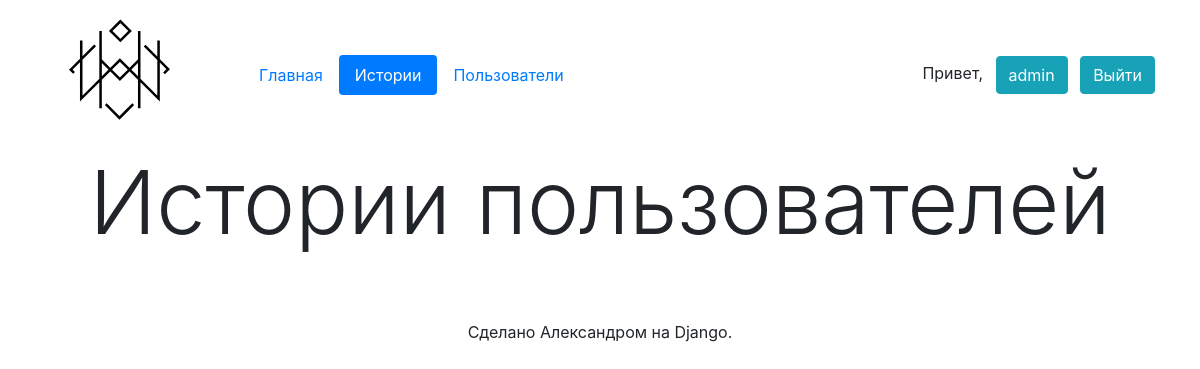
The page /stories/ (signed in) on the database as committed earlier.
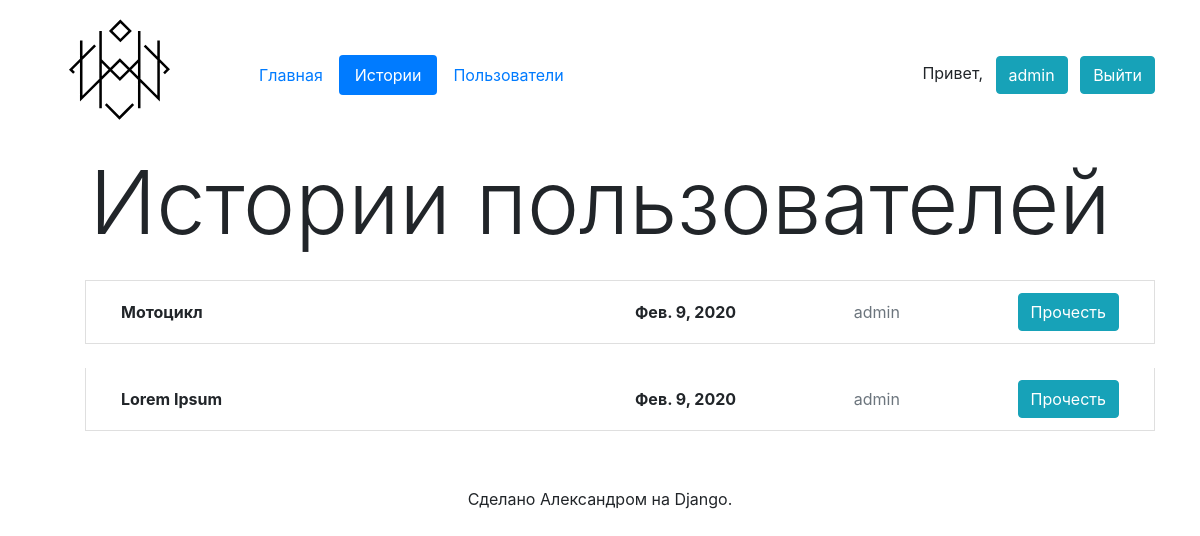
The same page on the database as committed later.
### app/models.py (models this page shows, shortened)
class Story(models.Model):
    author = models.ForeignKey(User, verbose_name='Автор', on_delete=models.CASCADE)
    title = models.CharField('Заголовок', max_length=100)
    text = models.TextField('Текст')
    creation_date = models.DateTimeField('Дата создания', auto_now_add=True)
    edit_date = models.DateTimeField('Дата редактирования', auto_now=True)
    publication_date = models.DateTimeField('Дата публикации', default=timezone.now())
    published = models.BooleanField('Опубликована', default=True)
    url = models.SlugField('URL', default='', editable=False)
    class Meta:
        verbose_name = 'История'
        verbose_name_plural = 'Истории'

### app/views.py (the view)
# urls.py: path('stories/', StoriesListView.as_view(), name='stories'),
class StoriesListView(LoginRequiredMixin, ListView):
    login_url = 'sign_in'
    model = Story
    template_name = 'stories.html'
    context_object_name = 'stories_list'

### app/templatetags/app_tags.py (called while the page is built)
@register.inclusion_tag('layout/base_tag.html', takes_context=True)
def nav(context, template='nav.html', page='index'):
    return {'context': context, 'template': template, 'page': page}

### templates/stories.html (shortened to what this page needs)
{% extends 'layout/base.html' %}
{% load app_tags %}
{% block nav %}
    {% nav page='stories' %}
{% endblock %}
{% block h1 %}
    Истории пользователей
{% endblock %}
{% block content %}
    <ul>
        {% for story in stories_list %}
            <li class="list-group-item mt-4">
                <div class="d-flex align-items-center">
                    <b class="col-6">{{ story.title }}</b>
                    <div class="col-6 row no-gutters justify-content-between align-items-center">
                        <b>{{ story.creation_date.date }}</b>
                        <span class="text-muted">{{ story.author }}</span>
                        <a class="btn btn-info" href="#">Прочесть</a>
                    </div>
                </div>
            </li>
        {% endfor %}
    </ul>
{% endblock %}

### templates/layout/base.html (shortened to what this page needs)
{% load bootstrap4 %}
{% load static %}
{% load app_tags %}
<!DOCTYPE html>
<html lang="ru">
<head>
    {% bootstrap_css %}
</head>
<body>
    <div class="container">
        <header class="row no-gutters align-items-center">
            <div class="">
                <img src="{% static 'app/logo.svg' %}" width="150" height="150" alt="Logo">
            </div>
            {% block nav %}{% endblock %}
            {% if user.is_authenticated or request.resolver_match.url_name != 'index' %}
            <div class="align-items-center">
                {% if user.is_authenticated %}
                <span class="mr-2">Привет,</span>
                <a href="" class="btn btn-info mr-2">{{ user }}</a>
                <a href="" class="btn btn-info">Выйти</a>
                {% else %}
                <a href="" class="btn btn-info mr-2">Зарегистрироваться</a>
                <a href="" class="btn btn-info">Войти</a>
                {% endif %}
            </div>
        {% endif %}
        </header>
        <main class="pb-3">
            <h1 class="display-2 text-center mb-4">{% block h1 %}{% endblock %}</h1>
            {% block content %}{% endblock %}
        </main>
        <footer class="pt-4 pb-4 text-center">
            <p>Сделано Александром на Django.</p>
        </footer>
    </div>
</body>
</html>

### templates/layout/base_tag.html
{% extends template %}

### templates/nav.html
<nav class="nav nav-pills pr-5 pl-5 flex-grow-1">
    <a class="nav-item nav-link{% if page == 'index' %} active{% endif %}" href="{% url 'index' %}">Главная</a>
    <a class="nav-item nav-link{% if page == 'stories' %} active{% endif %}" href="{% url 'stories' %}">Истории</a>
    <a class="nav-item nav-link{% if page == 'users' %} active{% endif %}" href="#">Пользователи</a>
</nav>

Rows that differ between the two databases and show on the page:
added Story: title "Мотоцикл", creation_date "Фев. 9, 2020", author "admin"
added Story: title "Lorem Ipsum", creation_date "Фев. 9, 2020", author "admin"
